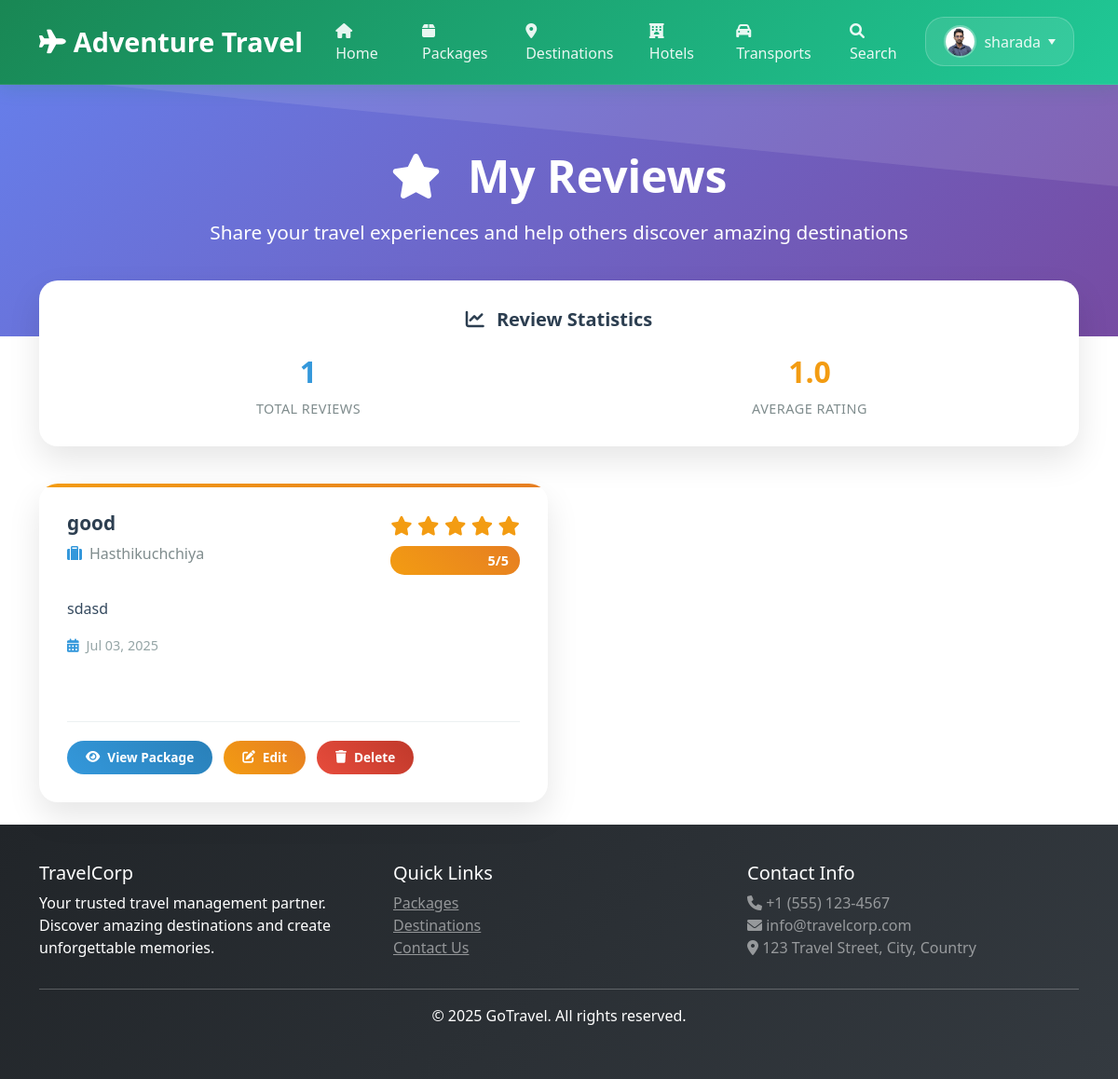
Screenshot of /reviews/ (signed in) with the database file from the repository.
### travel/models.py (models this page shows, shortened)
class UserProfile(models.Model):
    USER_ROLES = [
        ('admin', 'Admin'),
        ('agent', 'Agent'),
        ('customer', 'Customer'),
    ]
    user = models.OneToOneField(User, on_delete=models.CASCADE, unique=True)
    role = models.CharField(max_length=10, choices=USER_ROLES, default='customer')
    phone = models.CharField(max_length=15, blank=True)
    address = models.TextField(blank=True)
    profile_picture = models.ImageField(upload_to='profiles/', blank=True, null=True)
    created_at = models.DateTimeField(auto_now_add=True)
    class Meta:
        verbose_name = "User Profile"
        verbose_name_plural = "User Profiles"

class Review(models.Model):
    user = models.ForeignKey(User, on_delete=models.CASCADE)
    package = models.ForeignKey(Package, on_delete=models.CASCADE)
    rating = models.IntegerField(validators=[MinValueValidator(1), MaxValueValidator(5)])
    title = models.CharField(max_length=200)
    comment = models.TextField()
    created_at = models.DateTimeField(auto_now_add=True)
    class Meta:
        unique_together = ['user', 'package']

class Package(models.Model):
    PACKAGE_TYPES = [
        ('tour', 'Tour Package'),
        ('hotel', 'Hotel Package'),
        ('transport', 'Transport Package'),
        ('combo', 'Combo Package'),
    ]
    name = models.CharField(max_length=200)
    destinations = models.ManyToManyField(Destination, related_name='packages', help_text="Destinations included in this package")
    hotels = models.ManyToManyField('Hotel', blank=False, related_name='packages', help_text="Hotels included in this package (At least one hotel must be selected)")
    transports = models.ManyToManyField('Transport', blank=True, related_name='packages', help_text="Transports included in this package")
    package_type = models.CharField(max_length=20, choices=PACKAGE_TYPES)
    description = models.TextField()
    price = models.DecimalField(max_digits=10, decimal_places=2)
    duration_days = models.IntegerField()
    max_people = models.IntegerField()
    includes = models.TextField(help_text="What's included in the package")
    excludes = models.TextField(help_text="What's not included")
    keywords = models.TextField(blank=True, help_text="Keywords/tags for searching, separated by commas (e.g., adventure, luxury, budget, family)")
    image = models.ImageField(upload_to='packages/')
    is_active = models.BooleanField(default=True)
    is_featured = models.BooleanField(default=False, help_text="Mark as featured package")
    created_by = models.ForeignKey(User, on_delete=models.CASCADE)
    created_at = models.DateTimeField(auto_now_add=True)
    updated_at = models.DateTimeField(auto_now=True)

### travel/views.py (the view)
# urls.py: path('reviews/', views.my_reviews, name='my_reviews'),
@login_required
def my_reviews(request):
    try:
        reviews = Review.objects.filter(user=request.user).order_by('-created_at')
    except:
        reviews = []
    template = loader.get_template('travel/my_reviews.html')
    context = {
        'reviews': reviews,
    }
    return HttpResponse(template.render(context, request))

### travel/context_processors.py (called while the page is built)
def user_profile(request):
    if request.user.is_authenticated:
        try:
            profile, created = UserProfile.objects.get_or_create(user=request.user)
            return {'user_profile': profile}
        except:
            return {'user_profile': None}
    return {'user_profile': None}

### travel/templates/travel/my_reviews.html (shortened to what this page needs)
{% extends 'travel/base.html' %}
{% block content %}
<div class="reviews-hero">
    <div class="container">
        <div class="reviews-hero-content">
            <h1 class="reviews-title">
                <i class="fas fa-star me-3"></i>
                My Reviews
            </h1>
            <p class="reviews-subtitle">Share your travel experiences and help others discover amazing destinations</p>
        </div>
    </div>
</div>
<div class="container reviews-container">
    {% if reviews %}
        <div class="review-stats fade-in">
            <h5>
                <i class="fas fa-chart-line me-2"></i>
                Review Statistics
            </h5>
            <div class="stats-grid">
                <div class="stat-item">
                    <div class="stat-number total">{{ reviews.count }}</div>
                    <div class="stat-label">Total Reviews</div>
                </div>
                <div class="stat-item">
                    <div class="stat-number average">
                        {% if reviews %}
                            {{ reviews|length|floatformat:1 }}
                        {% else %}
                            0.0
                        {% endif %}
                    </div>
                    <div class="stat-label">Average Rating</div>
                </div>
            </div>
        </div>
        <div class="row">
            {% for review in reviews %}
                <div class="col-lg-6 col-md-12 mb-4">
                    <div class="review-card fade-in">
                        <div class="review-card-body">
                            <div class="review-header">
                                <div class="review-title-section">
                                    <h5 class="review-title">{{ review.title }}</h5>
                                    <div class="review-package">
                                        <i class="fas fa-suitcase"></i>
                                        {{ review.package.name }}
                                    </div>
                                </div>
                                <div class="review-rating">
                                    <div class="star-rating">
                                        {% for i in "12345" %}
                                            {% if forloop.counter <= review.rating %}
                                                <i class="fas fa-star"></i>
                                            {% else %}
                                                <i class="far fa-star"></i>
                                            {% endif %}
                                        {% endfor %}
                                    </div>
                                    <div class="rating-number">{{ review.rating }}/5</div>
                                </div>
                            </div>
                            <div class="review-content">
                                <p class="review-text">{{ review.comment|truncatewords:30 }}</p>
                                <div class="review-date">
                                    <i class="fas fa-calendar-alt"></i>
                                    {{ review.created_at|date:"M d, Y" }}
                                </div>
                            </div>
                            <div class="review-actions">
                                <a href="{% url 'package_detail' review.package.id %}" class="btn-view-package">
                                    <i class="fas fa-eye me-2"></i>
                                    View Package
                                </a>
                                <a href="{% url 'write_review' review.package.id %}" class="btn-edit">
                                    <i class="fas fa-edit me-2"></i>
                                    Edit
                                </a>
                                <a href="{% url 'delete_review' review.id %}" class="btn-delete" onclick="return confirm('Are you sure you want to delete this review?')">
                                    <i class="fas fa-trash me-2"></i>
                                    Delete
                                </a>
                            </div>
                        </div>
                    </div>
                </div>
            {% endfor %}
        </div>
    {% endif %}
</div>
{% endblock %}

### travel/templates/travel/base.html (shortened to what this page needs)
<!DOCTYPE html>
<html lang="en">
  <head>
    <link
      href="https://cdn.jsdelivr.net/npm/bootstrap@5.1.3/dist/css/bootstrap.min.css"
      rel="stylesheet"
    />
    <link
      href="https://cdnjs.cloudflare.com/ajax/libs/font-awesome/6.0.0/css/all.min.css"
      rel="stylesheet"
    />
  </head>
  <body>
    <nav class="navbar navbar-expand-lg fixed-top">
      <div class="container">
        <a class="navbar-brand" href="{% url 'home' %}">
          <i class="fas fa-plane"></i>
          <span>Adventure Travel</span>
        </a>
        <div class="collapse navbar-collapse" id="navbarNav">
          <ul class="navbar-nav me-auto">
            <li class="nav-item">
              <a class="nav-link" href="{% url 'home' %}">
                <i class="fas fa-home me-1"></i>Home
              </a>
            </li>
            <li class="nav-item">
              <a class="nav-link" href="{% url 'package_list' %}">
                <i class="fas fa-box me-1"></i>Packages
              </a>
            </li>
            <li class="nav-item">
              <a class="nav-link" href="{% url 'destinations' %}">
                <i class="fas fa-map-marker-alt me-1"></i>Destinations
              </a>
            </li>
            <li class="nav-item">
              <a class="nav-link" href="{% url 'hotels' %}">
                <i class="fas fa-hotel me-1"></i>Hotels
              </a>
            </li>
            <li class="nav-item">
              <a class="nav-link" href="{% url 'transports' %}">
                <i class="fas fa-car me-1"></i>Transports
              </a>
            </li>
            <li class="nav-item">
              <a class="nav-link" href="{% url 'advanced_search' %}">
                <i class="fas fa-search me-1"></i>Search
              </a>
            </li>
          </ul>
          <ul class="navbar-nav auth-buttons">
            {% if user.is_authenticated %}
            <li class="nav-item dropdown">
              <a
                class="nav-link dropdown-toggle user-info"
                href="#"
                id="navbarDropdown"
                role="button"
                data-bs-toggle="dropdown"
                aria-expanded="false"
              >
                {% if user.userprofile.profile_picture %}
                <img
                  src="{{ user.userprofile.profile_picture.url }}"
                  alt="Profile"
                  class="profile-pic"
                />
                {% else %}
                <div class="profile-placeholder">
                  <i class="fas fa-user"></i>
                </div>
                {% endif %}
                <span>{{ user.username }}</span>
              </a>
            </li>
            {% endif %}
          </ul>
        </div>
      </div>
    </nav>
    <main style="padding-top: 80px">
       {% block content %} {% endblock %}
    </main>
    <footer class="bg-dark text-white">
      <div class="container">
        <div class="row">
          <div class="col-md-4">
            <h5>TravelCorp</h5>
            <p>
              Your trusted travel management partner. Discover amazing
              destinations and create unforgettable memories.
            </p>
          </div>
          <div class="col-md-4">
            <h5>Quick Links</h5>
            <ul class="list-unstyled">
              <li>
                <a href="{% url 'package_list' %}" class="text-white-50"
                  >Packages</a
                >
              </li>
              <li>
                <a href="{% url 'destinations' %}" class="text-white-50"
                  >Destinations</a
                >
              </li>
              <li><a href="#" class="text-white-50">Contact Us</a></li>
            </ul>
          </div>
          <div class="col-md-4">
            <h5>Contact Info</h5>
            <p class="text-white-50">
              <i class="fas fa-phone"></i> +1 (555) 123-4567<br />
              <i class="fas fa-envelope"></i> info@travelcorp.com<br />
              <i class="fas fa-map-marker-alt"></i> 123 Travel Street, City,
              Country
            </p>
          </div>
        </div>
        <hr />
        <div class="text-center">
          <p>&copy; 2025 GoTravel. All rights reserved.</p>
        </div>
      </div>
    </footer>
  </body>
</html>

### travel/templates/travel/base.html (style rules this page uses)
:root { --primary-color: #198754; --secondary-color: #28a745; --gradient-start: #198754; --gradient-end: #20c997; --shadow-light: 0 2px 10px rgba(0, 0, 0, 0.1); --shadow-medium: 0 4px 20px rgba(0, 0, 0, 0.15); --shadow-heavy: 0 8px 30px rgba(0, 0, 0, 0.2); }
.navbar { background: linear-gradient( 135deg, #198754 0%, #20c997 100% ) !important; backdrop-filter: blur(20px); border-bottom: 1px solid rgba(255, 255, 255, 0.1); transition: all 0.3s ease; padding: 0.8rem 0; box-shadow: 0 2px 20px rgba(25, 135, 84, 0.2); }
.navbar-brand { font-weight: 700; color: white !important; font-size: 1.8rem; display: flex; align-items: center; transition: all 0.3s ease; text-decoration: none; }
.navbar-brand i { margin-right: 0.5rem; font-size: 1.6rem; animation: float 3s ease-in-out infinite; }
.navbar-nav .nav-link { color: rgba(255, 255, 255, 0.9) !important; font-weight: 500; padding: 0.5rem 1rem !important; margin: 0 0.2rem; border-radius: 8px; transition: all 0.3s ease; position: relative; overflow: hidden; }
.navbar-nav .nav-link::before { content: ""; position: absolute; top: 0; left: -100%; width: 100%; height: 100%; background: linear-gradient( 90deg, transparent, rgba(255, 255, 255, 0.2), transparent ); transition: left 0.5s; }
.navbar-nav .nav-item { position: relative; }
.navbar-nav .nav-item::after { content: ""; position: absolute; bottom: -5px; left: 50%; width: 0; height: 2px; background: white; transition: all 0.3s ease; transform: translateX(-50%); }
footer { background: linear-gradient(135deg, #212529 0%, #343a40 100%); color: white; padding: 40px 0; }
.profile-pic { width: 35px; height: 35px; border-radius: 50%; object-fit: cover; border: 2px solid rgba(255, 255, 255, 0.3); margin-right: 8px; transition: all 0.3s ease; }
.navbar-nav .dropdown-toggle::after { margin-left: 0.5em; border-top: 0.4em solid; border-right: 0.3em solid transparent; border-left: 0.3em solid transparent; transition: transform 0.3s ease; }
.user-info { display: flex; align-items: center; padding: 0.5rem 1rem; border-radius: 25px; background: rgba(255, 255, 255, 0.1); transition: all 0.3s ease; border: 1px solid rgba(255, 255, 255, 0.2); }
.auth-buttons .nav-link { background: rgba(255, 255, 255, 0.1); border: 1px solid rgba(255, 255, 255, 0.2); border-radius: 20px; margin: 0 0.3rem; padding: 0.5rem 1.2rem !important; transition: all 0.3s ease; }

### rows the page displays
Review: title "good", package.name "Hasthikuchchiya", rating "5", comment "sdasd", created_at "Jul 03, 2025"

### other values shown
{{ user.username }} "sharada"
{{ reviews.count }} "1"
{{ reviews|length|floatformat:1 }} "1.0"
